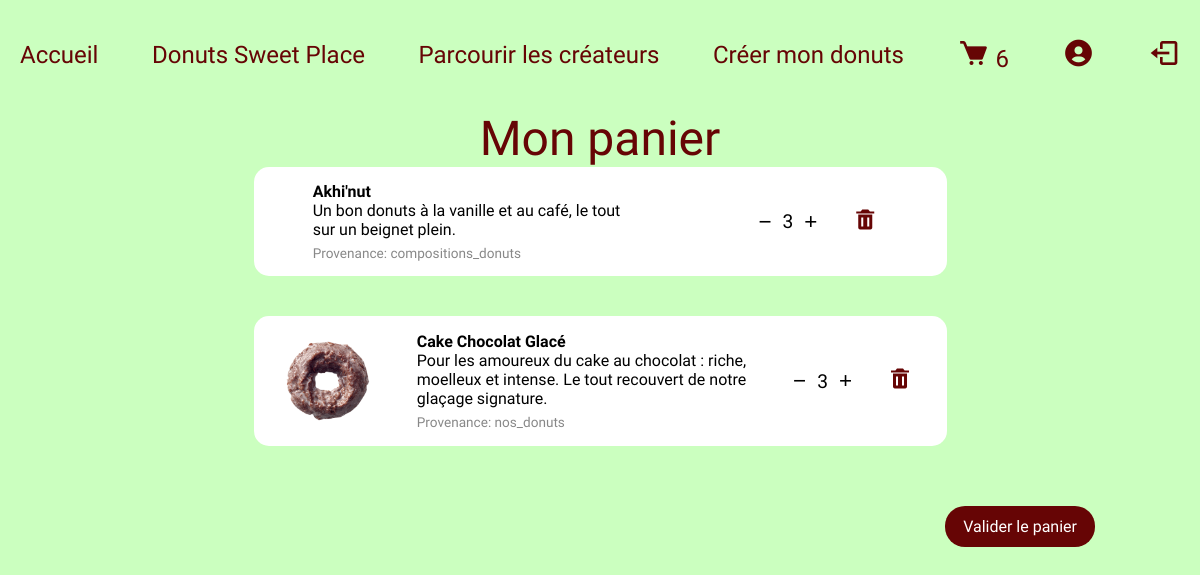
/panier.php?id=2 (signed in), run on an earlier commit of the app's database.
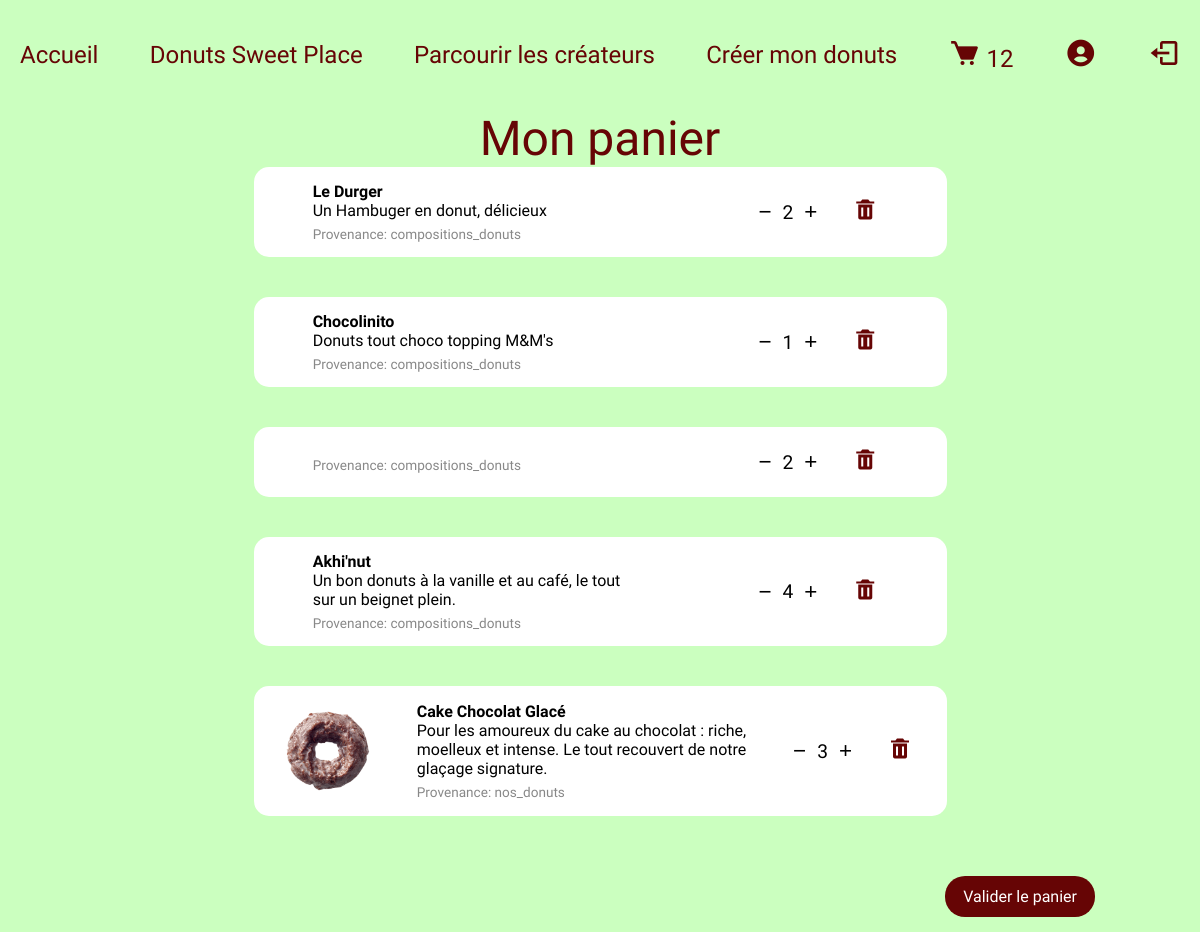
And on a later commit of the database.
### tables this page shows
CREATE TABLE IF NOT EXISTS `fk_panier` (
  `id_fk_panier` int NOT NULL AUTO_INCREMENT,
  `id_compositions_donuts` int DEFAULT NULL,
  `source_table` varchar(50) NOT NULL DEFAULT 'compositions_donuts',
  `source_id` int DEFAULT NULL,
  `id_users` int NOT NULL,
  `quantite` int NOT NULL,
  PRIMARY KEY (`id_fk_panier`),
  KEY `fk_compo` (`id_compositions_donuts`),
  KEY `fk_users1` (`id_users`),
  KEY `idx_fkpanier_source_user` (`source_table`,`source_id`,`id_users`)
);

CREATE TABLE IF NOT EXISTS `compositions_donuts` (
  `id_composition` int NOT NULL AUTO_INCREMENT,
  `donut_name` varchar(255) DEFAULT NULL,
  `id_beignet` int NOT NULL,
  `id_fourrage` int NOT NULL,
  `id_glacage` int NOT NULL,
  `id_topping` int NOT NULL,
  `id_createur` int NOT NULL,
  `description` text,
  `type` varchar(20) NOT NULL,
  PRIMARY KEY (`id_composition`),
  KEY `fk_beignet` (`id_beignet`),
  KEY `fk_createur` (`id_createur`),
  KEY `fk_fourrage` (`id_fourrage`),
  KEY `fk_glacage` (`id_glacage`),
  KEY `fk_topping` (`id_topping`)
);

CREATE TABLE IF NOT EXISTS `nos_donuts` (
  `id_donuts_de_base` int NOT NULL AUTO_INCREMENT,
  `title` varchar(255) DEFAULT NULL,
  `url` varchar(255) DEFAULT NULL,
  `img` varchar(255) DEFAULT NULL,
  `imgAlt` varchar(255) DEFAULT NULL,
  `bannerUrl` varchar(255) DEFAULT NULL,
  `nutritionalFacts` varchar(255) DEFAULT NULL,
  `description` text,
  PRIMARY KEY (`id_donuts_de_base`)
);

### models/panier_user.php (called while the page is built)
<?php
class PanierModel
{
    private $pdo;
    public function __construct(PDO $pdo)
    {
        $this->pdo = $pdo;
    }
    public function getItemsByUser(int $userId): array
    {
        $sql = "
        SELECT p.id_fk_panier, p.quantite, p.source_table, p.source_id, p.id_compositions_donuts,
               c.id_composition AS c_id, c.donut_name AS c_name, c.description AS c_description,
               n.id_donuts_de_base AS n_id, n.title AS n_title, n.img AS n_image, n.description AS n_description
        FROM fk_panier p
        LEFT JOIN compositions_donuts c
          ON p.source_table = 'compositions_donuts' AND p.source_id = c.id_composition
        LEFT JOIN nos_donuts n
          ON p.source_table = 'nos_donuts' AND p.source_id = n.id_donuts_de_base
        WHERE p.id_users = :id_users
        ORDER BY p.id_fk_panier DESC
        ";
        $stmt = $this->pdo->prepare($sql);
        $stmt->execute([':id_users' => $userId]);
        $rows = $stmt->fetchAll(PDO::FETCH_ASSOC);
        $items = [];
        foreach ($rows as $r) {
            if ($r['source_table'] === 'compositions_donuts') {
                $title = $r['c_name'];
                $description = $r['c_description'];
                $source_id = $r['c_id'];
            } elseif ($r['source_table'] === 'nos_donuts') {
                $title = $r['n_title'];
                $image = $r['n_image'];
                $description = $r['n_description'];
                $source_id = $r['n_id'];
            } else {
                continue;
            }
            $items[] = [
                'id_fk_panier' => (int) $r['id_fk_panier'],
                'quantite' => (int) $r['quantite'],
                'title' => $title ?? '',
                'image' => $image ?? '',
                'description' => $description ?? '',
                'source_table' => $r['source_table'] ?? '',
                'source_id' => $source_id ?? 0,
            ];
        }
        return $items;
    }
}

### panier.php (the view, shortened to what this page needs)
<?php
require 'config.php';
$user = (int) $_SESSION['id'];
require 'models/panier_user.php';
$panierModel = new PanierModel($pdo);
$items = $panierModel->getItemsByUser($user);
?>
<!doctype html>
<html lang="fr">
<head>
  <?php include 'css/links.php'; ?>
  <link rel="stylesheet" href="css/panier.css">
</head>
<body>
  <?php include 'header/header.php'; ?>
  <div class="paniercontent">
    <h1>Mon panier</h1>
    <?php if (empty($items)): ?>
      <p class="empty rienpourlemoment">Ton panier est vide.</p>
    <?php else: ?>
    </div>
    <div class='cards-container' id="cart-list">
      <?php foreach ($items as $it): ?>
        <div class="card cart-item"
          data-id_fk_panier="<?php echo htmlspecialchars($it['id_fk_panier'] ?? '', ENT_QUOTES); ?>">
          <?php if (!empty($it['image'])): ?>
            <img src="<?php echo htmlspecialchars($it['image'], ENT_QUOTES); ?>"
              alt="<?php echo htmlspecialchars($it['title'] ?? '', ENT_QUOTES); ?>">
          <?php endif; ?>
          <div class="item-info">
            <div><strong><?php echo htmlspecialchars($it['title'] ?? '', ENT_QUOTES); ?></strong></div>
            <div><?php echo htmlspecialchars($it['description'] ?? '', ENT_QUOTES); ?></div>
            <div style="font-size:0.85rem;color:#888;margin-top:6px">Provenance:
              <?php echo htmlspecialchars($it['source_table'] ?? '', ENT_QUOTES); ?>
            </div>
          </div>
          <div class="actions">
            <div class="qty-control">
              <button class="decrease" aria-label="décrémenter">−</button>
              <div class="qty" data-quantite="<?php echo (int) $it['quantite']; ?>"><?php echo (int) $it['quantite']; ?>
              </div>
              <button class="increase" aria-label="incrémenter">+</button>
            </div>
            <button class="remove" title="Supprimer"><i class='bx bxs-trash'></i></button>
          </div>
        </div>
      <?php endforeach; ?>
      <a class="btn confirmpanier" href="#">Valider le panier</a>
    </div>
  <?php endif; ?>
</body>
</html>

### header/header.php (shortened to what this page needs)
<?php
$cartCount = 0;
if (isset($_SESSION['id'])) {
  require_once 'config.php';
  $stmt = $pdo->prepare("SELECT SUM(quantite) FROM fk_panier WHERE id_users = :id");
  $stmt->execute([':id' => $_SESSION['id']]);
  $cartCount = (int) $stmt->fetchColumn();
}
?>
<header>
  <nav class="desk">
    <ul>
      <li><a href="index.php">Accueil</a></li>
      <li><a href="donuts_sweetplace.php">Donuts Sweet Place</a></li>
      <li><a href="parcourir.php">Parcourir les créateurs</a></li>
      <li><a href="creersondonuts.php">Créer mon donuts</a></li>
      <?php if (isset($_SESSION['id'])): ?>
        <li>
          <a href="panier.php?id=<?php echo $_SESSION['id']; ?>">
            <i class="bx bxs-cart"></i>
            <span id="cart-count"><?php echo $cartCount; ?></span>
          </a>
        </li>
        <li><a href="profil.php?id=<?php echo $_SESSION['id']; ?>"><i class="bx bxs-user-circle"></i></a></li>
        <li><a href="logout.php"><i class="bx bx-log-out"></i></a></li>
      <?php else: ?>
        <li><a href="connexion.php">Se connecter</a></li>
      <?php endif; ?>
    </ul>
  </nav>
</header>

What changed in the data, as far as the page shows it:
added fk_panier: id_compositions_donuts.donut_name "Le Durger", id_compositions_donuts.description "Un Hambuger en donut, délicieux", source_table "compositions_donuts", quantite "2"
added fk_panier: id_compositions_donuts.donut_name "Chocolinito", id_compositions_donuts.description "Donuts tout choco topping M&M's", source_table "compositions_donuts", quantite "1"
added fk_panier: source_table "compositions_donuts", quantite "2"
changed fk_panier "Akhi'nut": quantite "3" → "4"
Also different on the page:
$cartCount: "6" → "12"
